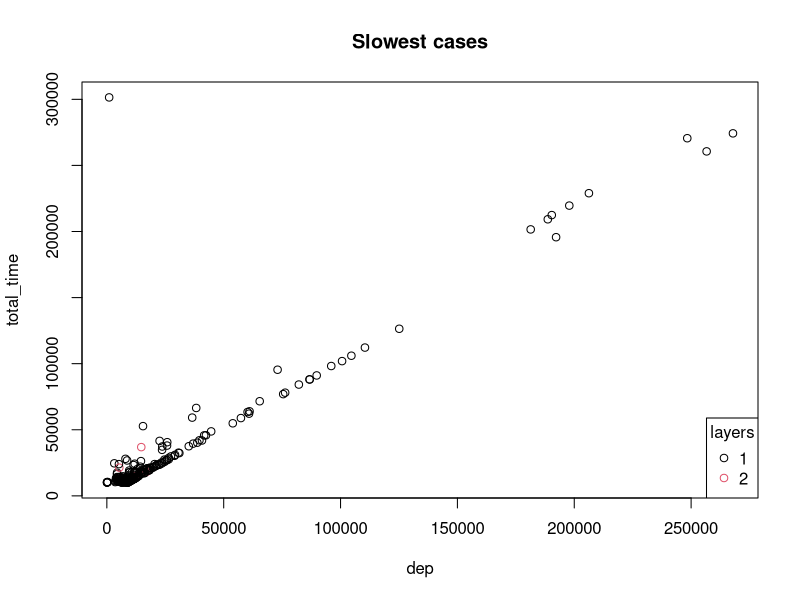
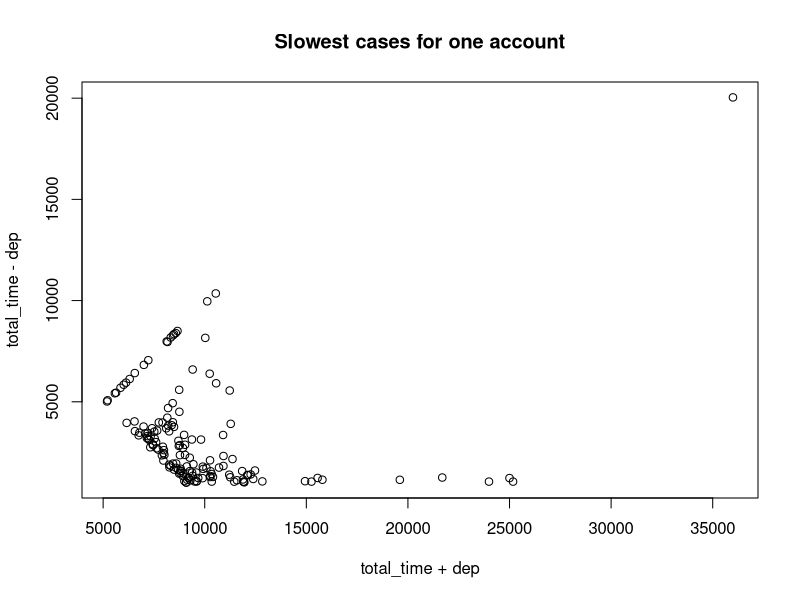
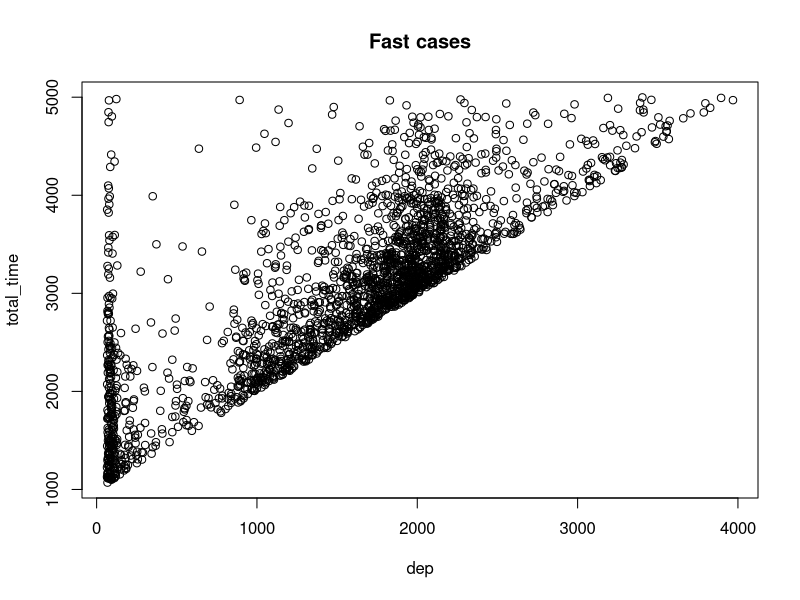

The R source for these figures, in order:
## ---- chunk 1
knitr::opts_chunk$set(echo = FALSE)
dt = read.csv('sample.csv')
## ---- chunk 2
head(dt, 1)
## ---- chunk 3
l = levels(factor(dt$layer))
with(dt[dt$total_time > 10000,],
     {
       plot(total_time ~ dep,
            col=layer,
            main="Slowest cases")
       legend("bottomright", pch=1, legend=l, col=l, title="layers")
     })
## ---- chunk 4
with(dt[dt$total_time > 5000 &
          dt$id == 633,],
     {
       plot(total_time + dep, total_time - dep,
            main="Slowest cases for one account")
     })
## ---- chunk 5
with(dt[dt$total_time < 5000 &
          dt$id == 633,],
     {
       plot(total_time ~ dep,
            main="Fast cases")
     })
